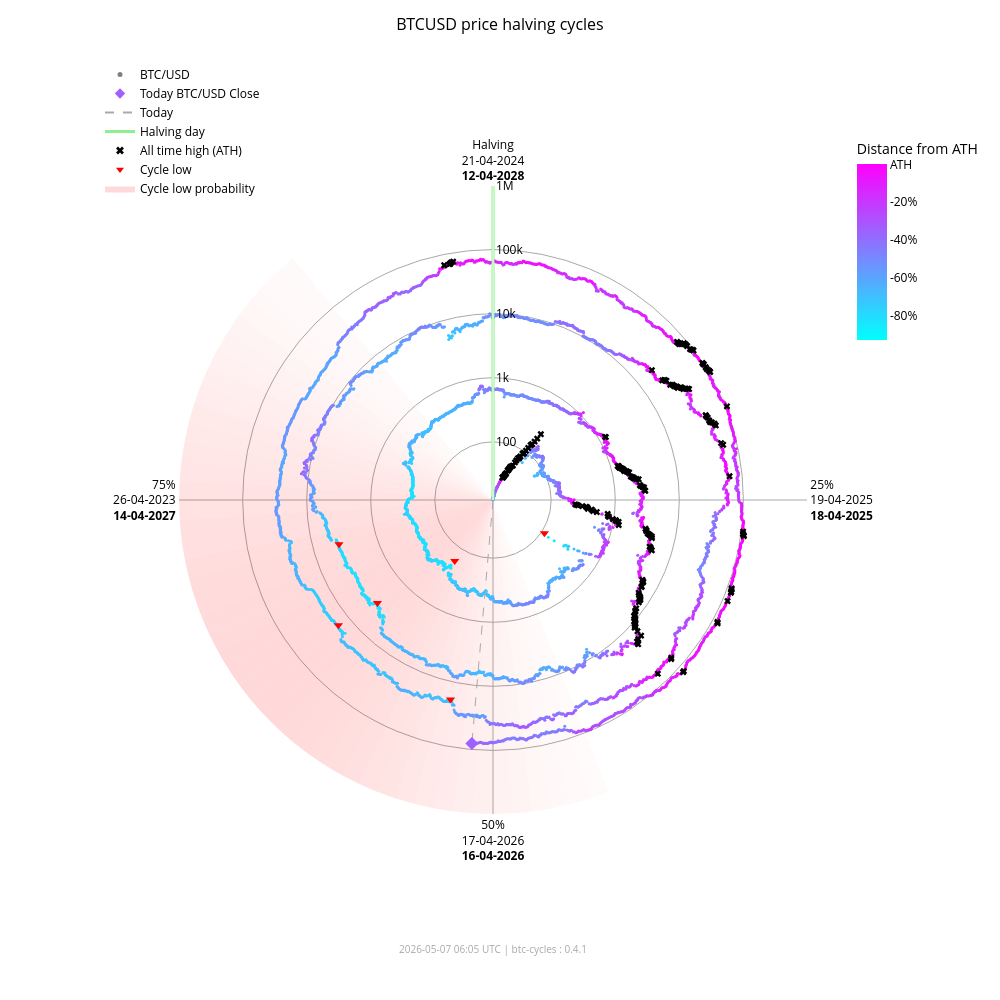

The code cell stored with this chart in its notebook:
### Markdown cell above
### Interactive chart (plotly)

### Code cell
fig_interactive = btc.plot(
    kind="interactive",
    from_date="2012-11-28",
)
# plotly config for interactivity
config = {"scrollZoom": True, "displayModeBar": True}
# display in notebook
fig_interactive.show(config=config)

### Figure 1 — Plotly figure (JSON) as saved in the notebook; plotly's stock layout.template omitted (floating-point values rounded to 4 significant figures; data arrays with more than 128 entries replaced by an {"elided": "..."} marker saying what was removed)
{"data": [{"fill": "toself", "fillcolor": "rgba(255,0,0,0.017168280509461755)", "hoverinfo": "skip", "line": {"width": 0}, "mode": "lines", "r": [12.35, 1000000, 1000000, 12.35, 12.35], "showlegend": false, "theta": [158.4, 158.4, 162.0, 162.0, 158.4], "type": "scatterpolar"}, {"fill": "toself", "fillcolor": "rgba(255,0,0,0.022114794501891175)", "hoverinfo": "skip", "line": {"width": 0}, "mode": "lines", "r": [12.35, 1000000, 1000000, 12.35, 12.35], "showlegend": false, "theta": [162.0, 162.0, 165.6, 165.6, 162.0], "type": "scatterpolar"}, {"fill": "toself", "fillcolor": "rgba(255,0,0,0.02790404259511669)", "hoverinfo": "skip", "line": {"width": 0}, "mode": "lines", "r": [12.35, 1000000, 1000000, 12.35, 12.35], "showlegend": false, "theta": [165.6, 165.6, 169.2, 169.2, 165.6], "type": "scatterpolar"}, {"fill": "toself", "fillcolor": "rgba(255,0,0,0.034518294852420334)", "hoverinfo": "skip", "line": {"width": 0}, "mode": "lines", "r": [12.35, 1000000, 1000000, 12.35, 12.35], "showlegend": false, "theta": [169.2, 169.2, 172.8, 172.8, 169.2], "type": "scatterpolar"}, {"fill": "toself", "fillcolor": "rgba(255,0,0,0.041901979682821514)", "hoverinfo": "skip", "line": {"width": 0}, "mode": "lines", "r": [12.35, 1000000, 1000000, 12.35, 12.35], "showlegend": false, "theta": [172.8, 172.8, 176.4, 176.4, 172.8], "type": "scatterpolar"}, {"fill": "toself", "fillcolor": "rgba(255,0,0,0.04996405861294358)", "hoverinfo": "skip", "line": {"width": 0}, "mode": "lines", "r": [12.35, 1000000, 1000000, 12.35, 12.35], "showlegend": false, "theta": [176.4, 176.4, 180.0, 180.0, 176.4], "type": "scatterpolar"}, {"fill": "toself", "fillcolor": "rgba(255,0,0,0.05858349692240514)", "hoverinfo": "skip", "line": {"width": 0}, "mode": "lines", "r": [12.35, 1000000, 1000000, 12.35, 12.35], "showlegend": false, "theta": [180.0, 180.0, 183.6, 183.6, 180.0], "type": "scatterpolar"}, {"fill": "toself", "fillcolor": "rgba(255,0,0,0.06761662035375064)", "hoverinfo": "skip", "line": {"width": 0}, "mode": "lines", "r": [12.35, 1000000, 1000000, 12.35, 12.35], "showlegend": false, "theta": [183.6, 183.6, 187.2, 187.2, 183.6], "type": "scatterpolar"}, {"fill": "toself", "fillcolor": "rgba(255,0,0,0.07690481219944661)", "hoverinfo": "skip", "line": {"width": 0}, "mode": "lines", "r": [12.35, 1000000, 1000000, 12.35, 12.35], "showlegend": false, "theta": [187.2, 187.2, 190.8, 190.8, 187.2], "type": "scatterpolar"}, {"fill": "toself", "fillcolor": "rgba(255,0,0,0.08628112000611096)", "hoverinfo": "skip", "line": {"width": 0}, "mode": "lines", "r": [12.35, 1000000, 1000000, 12.35, 12.35], "showlegend": false, "theta": [190.8, 190.8, 194.4, 194.4, 190.8], "type": "scatterpolar"}, {"fill": "toself", "fillcolor": "rgba(255,0,0,0.09557490841018089)", "hoverinfo": "skip", "line": {"width": 0}, "mode": "lines", "r": [12.35, 1000000, 1000000, 12.35, 12.35], "showlegend": false, "theta": [194.4, 194.4, 198.0, 198.0, 194.4], "type": "scatterpolar"}, {"fill": "toself", "fillcolor": "rgba(255,0,0,0.10461455782963762)", "hoverinfo": "skip", "line": {"width": 0}, "mode": "lines", "r": [12.35, 1000000, 1000000, 12.35, 12.35], "showlegend": false, "theta": [198.0, 198.0, 201.6, 201.6, 198.0], "type": "scatterpolar"}, {"fill": "toself", "fillcolor": "rgba(255,0,0,0.11322908719652829)", "hoverinfo": "skip", "line": {"width": 0}, "mode": "lines", "r": [12.35, 1000000, 1000000, 12.35, 12.35], "showlegend": false, "theta": [201.6, 201.6, 205.2, 205.2, 201.6], "type": "scatterpolar"}, {"fill": "toself", "fillcolor": "rgba(255,0,0,0.12125015337052986)", "hoverinfo": "skip", "line": {"width": 0}, "mode": "lines", "r": [12.35, 1000000, 1000000, 12.35, 12.35], "showlegend": false, "theta": [205.2, 205.2, 208.8, 208.8, 205.2], "type": "scatterpolar"}, {"fill": "toself", "fillcolor": "rgba(255,0,0,0.12851590515331976)", "hoverinfo": "skip", "line": {"width": 0}, "mode": "lines", "r": [12.35, 1000000, 1000000, 12.35, 12.35], "showlegend": false, "theta": [208.8, 208.8, 212.4, 212.4, 208.8], "type": "scatterpolar"}, {"fill": "toself", "fillcolor": "rgba(255,0,0,0.13487757461161184)", "hoverinfo": "skip", "line": {"width": 0}, "mode": "lines", "r": [12.35, 1000000, 1000000, 12.35, 12.35], "showlegend": false, "theta": [212.4, 212.4, 216.0, 216.0, 212.4], "type": "scatterpolar"}, {"fill": "toself", "fillcolor": "rgba(255,0,0,0.14020862181849592)", "hoverinfo": "skip", "line": {"width": 0}, "mode": "lines", "r": [12.35, 1000000, 1000000, 12.35, 12.35], "showlegend": false, "theta": [216.0, 216.0, 219.6, 219.6, 216.0], "type": "scatterpolar"}, {"fill": "toself", "fillcolor": "rgba(255,0,0,0.14441504950654527)", "hoverinfo": "skip", "line": {"width": 0}, "mode": "lines", "r": [12.35, 1000000, 1000000, 12.35, 12.35], "showlegend": false, "theta": [219.6, 219.6, 223.2, 223.2, 219.6], "type": "scatterpolar"}, {"fill": "toself", "fillcolor": "rgba(255,0,0,0.14744459351271713)", "hoverinfo": "skip", "line": {"width": 0}, "mode": "lines", "r": [12.35, 1000000, 1000000, 12.35, 12.35], "showlegend": false, "theta": [223.2, 223.2, 226.8, 226.8, 223.2], "type": "scatterpolar"}, {"fill": "toself", "fillcolor": "rgba(255,0,0,0.14929223192296423)", "hoverinfo": "skip", "line": {"width": 0}, "mode": "lines", "r": [12.35, 1000000, 1000000, 12.35, 12.35], "showlegend": false, "theta": [226.8, 226.8, 230.4, 230.4, 226.8], "type": "scatterpolar"}, {"fill": "toself", "fillcolor": "rgba(255,0,0,0.15)", "hoverinfo": "skip", "line": {"width": 0}, "mode": "lines", "r": [12.35, 1000000, 1000000, 12.35, 12.35], "showlegend": false, "theta": [230.4, 230.4, 234.0, 234.0, 230.4], "type": "scatterpolar"}, {"fill": "toself", "fillcolor": "rgba(255,0,0,0.14965033825231114)", "hoverinfo": "skip", "line": {"width": 0}, "mode": "lines", "r": [12.35, 1000000, 1000000, 12.35, 12.35], "showlegend": false, "theta": [234.0, 234.0, 237.6, 237.6, 234.0], "type": "scatterpolar"}, {"fill": "toself", "fillcolor": "rgba(255,0,0,0.14835378057909807)", "hoverinfo": "skip", "line": {"width": 0}, "mode": "lines", "r": [12.35, 1000000, 1000000, 12.35, 12.35], "showlegend": false, "theta": [237.6, 237.6, 241.2, 241.2, 237.6], "type": "scatterpolar"}, {"fill": "toself", "fillcolor": "rgba(255,0,0,0.14623322283554635)", "hoverinfo": "skip", "line": {"width": 0}, "mode": "lines", "r": [12.35, 1000000, 1000000, 12.35, 12.35], "showlegend": false, "theta": [241.2, 241.2, 244.8, 244.8, 241.2], "type": "scatterpolar"}, {"fill": "toself", "fillcolor": "rgba(255,0,0,0.1434078538226231)", "hoverinfo": "skip", "line": {"width": 0}, "mode": "lines", "r": [12.35, 1000000, 1000000, 12.35, 12.35], "showlegend": false, "theta": [244.8, 244.8, 248.4, 248.4, 244.8], "type": "scatterpolar"}, {"fill": "toself", "fillcolor": "rgba(255,0,0,0.13997983179373427)", "hoverinfo": "skip", "line": {"width": 0}, "mode": "lines", "r": [12.35, 1000000, 1000000, 12.35, 12.35], "showlegend": false, "theta": [248.4, 248.4, 252.0, 252.0, 248.4], "type": "scatterpolar"}, {"fill": "toself", "fillcolor": "rgba(255,0,0,0.13602598258454268)", "hoverinfo": "skip", "line": {"width": 0}, "mode": "lines", "r": [12.35, 1000000, 1000000, 12.35, 12.35], "showlegend": false, "theta": [252.0, 252.0, 255.6, 255.6, 252.0], "type": "scatterpolar"}, {"fill": "toself", "fillcolor": "rgba(255,0,0,0.13159547355344953)", "hoverinfo": "skip", "line": {"width": 0}, "mode": "lines", "r": [12.35, 1000000, 1000000, 12.35, 12.35], "showlegend": false, "theta": [255.6, 255.6, 259.2, 259.2, 255.6], "type": "scatterpolar"}, {"fill": "toself", "fillcolor": "rgba(255,0,0,0.12671301775492697)", "hoverinfo": "skip", "line": {"width": 0}, "mode": "lines", "r": [12.35, 1000000, 1000000, 12.35, 12.35], "showlegend": false, "theta": [259.2, 259.2, 262.8, 262.8, 259.2], "type": "scatterpolar"}, {"fill": "toself", "fillcolor": "rgba(255,0,0,0.12138610149219965)", "hoverinfo": "skip", "line": {"width": 0}, "mode": "lines", "r": [12.35, 1000000, 1000000, 12.35, 12.35], "showlegend": false, "theta": [262.8, 262.8, 266.4, 266.4, 262.8], "type": "scatterpolar"}, {"fill": "toself", "fillcolor": "rgba(255,0,0,0.1156142551644921)", "hoverinfo": "skip", "line": {"width": 0}, "mode": "lines", "r": [12.35, 1000000, 1000000, 12.35, 12.35], "showlegend": false, "theta": [266.4, 266.4, 270.0, 270.0, 266.4], "type": "scatterpolar"}, {"fill": "toself", "fillcolor": "rgba(255,0,0,0.10939851441251548)", "hoverinfo": "skip", "line": {"width": 0}, "mode": "lines", "r": [12.35, 1000000, 1000000, 12.35, 12.35], "showlegend": false, "theta": [270.0, 270.0, 273.6, 273.6, 270.0], "type": "scatterpolar"}, {"fill": "toself", "fillcolor": "rgba(255,0,0,0.10274974912946185)", "hoverinfo": "skip", "line": {"width": 0}, "mode": "lines", "r": [12.35, 1000000, 1000000, 12.35, 12.35], "showlegend": false, "theta": [273.6, 273.6, 277.2, 277.2, 273.6], "type": "scatterpolar"}, {"fill": "toself", "fillcolor": "rgba(255,0,0,0.09569517349791425)", "hoverinfo": "skip", "line": {"width": 0}, "mode": "lines", "r": [12.35, 1000000, 1000000, 12.35, 12.35], "showlegend": false, "theta": [277.2, 277.2, 280.8, 280.8, 277.2], "type": "scatterpolar"}, {"fill": "toself", "fillcolor": "rgba(255,0,0,0.08828282625646727)", "hoverinfo": "skip", "line": {"width": 0}, "mode": "lines", "r": [12.35, 1000000, 1000000, 12.35, 12.35], "showlegend": false, "theta": [280.8, 280.8, 284.4, 284.4, 280.8], "type": "scatterpolar"}, {"fill": "toself", "fillcolor": "rgba(255,0,0,0.08058400018765345)", "hoverinfo": "skip", "line": {"width": 0}, "mode": "lines", "r": [12.35, 1000000, 1000000, 12.35, 12.35], "showlegend": false, "theta": [284.4, 284.4, 288.0, 288.0, 284.4], "type": "scatterpolar"}, {"fill": "toself", "fillcolor": "rgba(255,0,0,0.07269354608292704)", "hoverinfo": "skip", "line": {"width": 0}, "mode": "lines", "r": [12.35, 1000000, 1000000, 12.35, 12.35], "showlegend": false, "theta": [288.0, 288.0, 291.6, 291.6, 288.0], "type": "scatterpolar"}, {"fill": "toself", "fillcolor": "rgba(255,0,0,0.06472784449068783)", "hoverinfo": "skip", "line": {"width": 0}, "mode": "lines", "r": [12.35, 1000000, 1000000, 12.35, 12.35], "showlegend": false, "theta": [291.6, 291.6, 295.2, 295.2, 291.6], "type": "scatterpolar"}, {"fill": "toself", "fillcolor": "rgba(255,0,0,0.05682021976743955)", "hoverinfo": "skip", "line": {"width": 0}, "mode": "lines", "r": [12.35, 1000000, 1000000, 12.35, 12.35], "showlegend": false, "theta": [295.2, 295.2, 298.8, 298.8, 295.2], "type": "scatterpolar"}, {"fill": "toself", "fillcolor": "rgba(255,0,0,0.04911378436707333)", "hoverinfo": "skip", "line": {"width": 0}, "mode": "lines", "r": [12.35, 1000000, 1000000, 12.35, 12.35], "showlegend": false, "theta": [298.8, 298.8, 302.4, 302.4, 298.8], "type": "scatterpolar"}, {"fill": "toself", "fillcolor": "rgba(255,0,0,0.04175213714896469)", "hoverinfo": "skip", "line": {"width": 0}, "mode": "lines", "r": [12.35, 1000000, 1000000, 12.35, 12.35], "showlegend": false, "theta": [302.4, 302.4, 306.0, 306.0, 302.4], "type": "scatterpolar"}, {"fill": "toself", "fillcolor": "rgba(255,0,0,0.034868865657538876)", "hoverinfo": "skip", "line": {"width": 0}, "mode": "lines", "r": [12.35, 1000000, 1000000, 12.35, 12.35], "showlegend": false, "theta": [306.0, 306.0, 309.6, 309.6, 306.0], "type": "scatterpolar"}, {"fill": "toself", "fillcolor": "rgba(255,0,0,0.02857722515334582)", "hoverinfo": "skip", "line": {"width": 0}, "mode": "lines", "r": [12.35, 1000000, 1000000, 12.35, 12.35], "showlegend": false, "theta": [309.6, 309.6, 313.2, 313.2, 309.6], "type": "scatterpolar"}, {"fill": "toself", "fillcolor": "rgba(255,0,0,0.022961515313555197)", "hoverinfo": "skip", "line": {"width": 0}, "mode": "lines", "r": [12.35, 1000000, 1000000, 12.35, 12.35], "showlegend": false, "theta": [313.2, 313.2, 316.8, 316.8, 313.2], "type": "scatterpolar"}, {"fill": "toself", "fillcolor": "rgba(255,0,0,0.01807146942917362)", "hoverinfo": "skip", "line": {"width": 0}, "mode": "lines", "r": [12.35, 1000000, 1000000, 12.35, 12.35], "showlegend": false, "theta": [316.8, 316.8, 320.4, 320.4, 316.8], "type": "scatterpolar"}, {"hoverinfo": "text", "marker": {"color": {"elided": "4909 str values"}, "size": 3}, "mode": "markers", "r": {"elided": "4909 float values"}, "showlegend": false, "text": {"elided": "4909 str values"}, "theta": {"elided": "4909 float values"}, "type": "scatterpolar"}, {"hoverinfo": "skip", "line": {"color": "lightgreen", "width": 3}, "mode": "lines", "r": [12.35, 1000000], "showlegend": false, "theta": [0, 0], "type": "scatterpolar"}, {"hoverinfo": "skip", "line": {"color": "darkgrey", "dash": "dash", "width": 1}, "mode": "lines", "r": [12.35, 81050.0], "showlegend": false, "theta": [185.0, 185.0], "type": "scatterpolar"}, {"hoverinfo": "text", "marker": {"color": "#9f60ff", "size": 10, "symbol": "diamond"}, "mode": "markers", "r": [81050.0], "showlegend": false, "text": ["Today<br>Date: 2026-05-07<br>Price: $81,051.12"], "theta": [185.0], "type": "scatterpolar"}, {"hoverinfo": "text", "marker": {"color": "black", "size": 6, "symbol": "x"}, "mode": "markers", "r": {"elided": "195 float values"}, "showlegend": false, "text": {"elided": "195 str values"}, "theta": {"elided": "195 float values"}, "type": "scatterpolar"}, {"hoverinfo": "text", "marker": {"color": "red", "size": 8, "symbol": "triangle-down"}, "mode": "markers", "r": [111.6, 164.9, 3233.0, 3925.0, 18950.0, 15760.0], "showlegend": false, "text": ["Cycle Low<br>Date: 2014-02-21<br>Price: $111.56<br>ATH distance: -91.0%", "Cycle Low<br>Date: 2015-01-14<br>Price: $164.92<br>ATH distance: -86.7%", "Cycle Low<br>Date: 2018-12-15<br>Price: $3,232.51<br>ATH distance: -83.3%", "Cycle Low<br>Date: 2019-03-25<br>Price: $3,924.55<br>ATH distance: -79.7%", "Cycle Low<br>Date: 2022-06-18<br>Price: $18,954.25<br>ATH distance: -71.9%", "Cycle Low<br>Date: 2022-11-21<br>Price: $15,760.19<br>ATH distance: -76.7%"], "theta": [122.8, 212.1, 228.3, 254.0, 192.0, 231.0], "type": "scatterpolar"}, {"marker": {"color": "grey", "size": 5}, "mode": "markers", "name": "BTC/USD", "r": [null], "theta": [null], "type": "scatterpolar"}, {"marker": {"color": "#9f60ff", "size": 8, "symbol": "diamond"}, "mode": "markers", "name": "Today BTC/USD Close", "r": [null], "theta": [null], "type": "scatterpolar"}, {"line": {"color": "darkgrey", "dash": "dash"}, "mode": "lines", "name": "Today", "r": [null], "theta": [null], "type": "scatterpolar"}, {"line": {"color": "lightgreen", "width": 3}, "mode": "lines", "name": "Halving day", "r": [null], "theta": [null], "type": "scatterpolar"}, {"marker": {"color": "black", "size": 7, "symbol": "x"}, "mode": "markers", "name": "All time high (ATH)", "r": [null], "theta": [null], "type": "scatterpolar"}, {"marker": {"color": "red", "size": 7, "symbol": "triangle-down"}, "mode": "markers", "name": "Cycle low", "r": [null], "theta": [null], "type": "scatterpolar"}, {"fill": "toself", "fillcolor": "rgba(255,0,0,0.15)", "line": {"width": 0}, "mode": "lines", "name": "Cycle low probability", "r": [null], "theta": [null], "type": "scatterpolar"}, {"hoverinfo": "skip", "marker": {"cmax": 0, "cmin": -0.9307, "color": [0], "colorbar": {"len": 0.25, "ticktext": ["ATH", "-20%", "-40%", "-60%", "-80%", "-100%"], "tickvals": [0, -0.2, -0.4, -0.6, -0.8, -1.0], "title": {"text": "Distance from ATH"}, "x": 0.95, "y": 0.92, "yanchor": "top"}, "colorscale": {"elided": "256x2 mixed values"}, "showscale": true, "size": 0}, "mode": "markers", "r": [null], "showlegend": false, "theta": [null], "type": "scatterpolar"}], "layout": {"annotations": [{"font": {"color": "darkgrey", "size": 10}, "showarrow": false, "text": "2026-05-07 06:05 UTC | btc-cycles : 0.4.1", "x": 0.5, "xref": "paper", "y": -0.02, "yref": "paper"}], "font": {"color": "black"}, "height": 1000, "legend": {"bgcolor": "rgba(0,0,0,0)", "font": {"color": "black"}, "x": 0.0, "y": 1.0}, "margin": {"b": 60, "l": 100, "r": 80, "t": 60}, "paper_bgcolor": "white", "plot_bgcolor": "white", "polar": {"angularaxis": {"color": "black", "direction": "clockwise", "gridcolor": "darkgrey", "rotation": 90, "ticktext": ["Halving<br>21-04-2024<br><b>12-04-2028</b>", "25%<br>19-04-2025<br><b>18-04-2025</b>", "50%<br>17-04-2026<br><b>16-04-2026</b>", "75%<br>26-04-2023<br><b>14-04-2027</b>"], "tickvals": [0, 90, 180, 270]}, "bgcolor": "white", "domain": {"x": [0.1, 0.9], "y": [0.05, 0.95]}, "radialaxis": {"angle": 90, "color": "black", "gridcolor": "darkgrey", "range": [1.092, 6.0], "tickangle": 90, "ticktext": ["100", "1k", "10k", "100k", "1M"], "tickvals": [100, 1000, 10000, 100000, 1000000], "type": "log"}}, "title": {"font": {"color": "black", "size": 16}, "text": "BTCUSD price halving cycles", "x": 0.5}, "width": 1000}}
